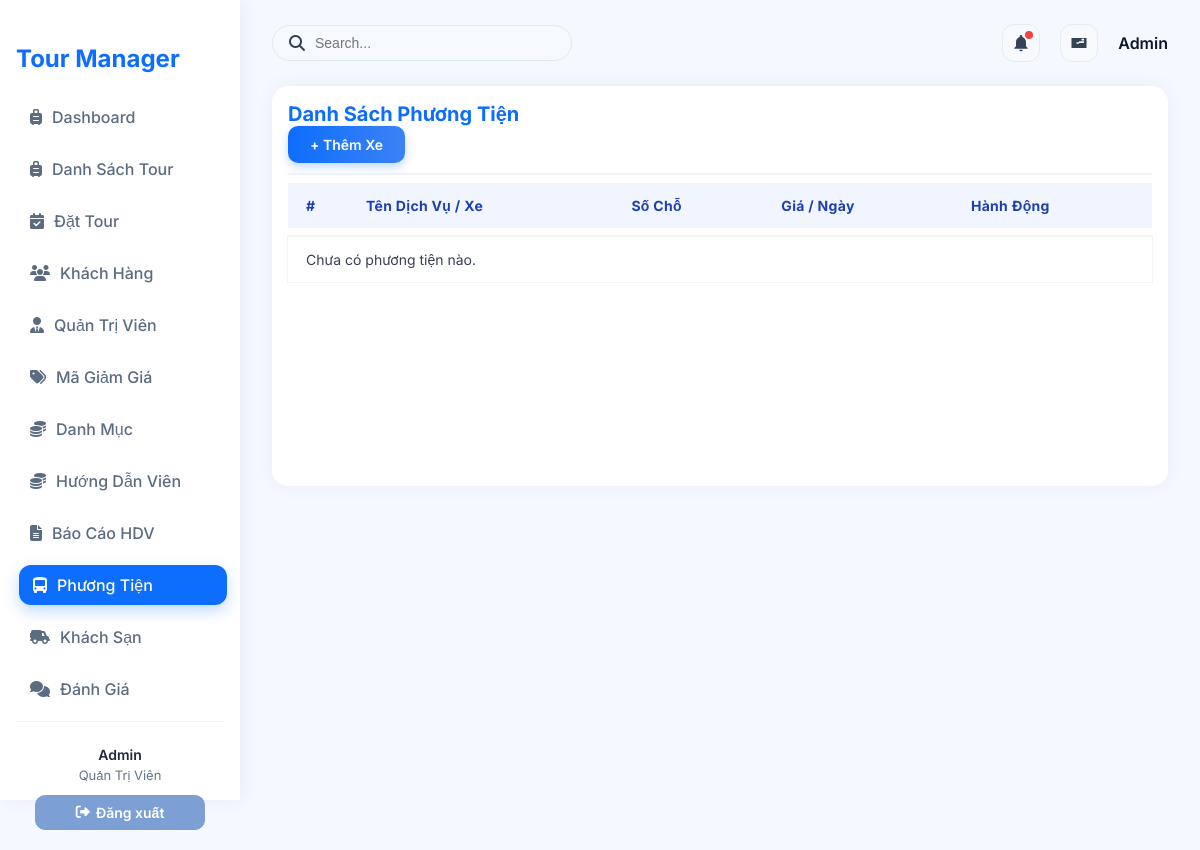
The page /?action=admin-listVehicles (signed in) on the database as committed earlier.
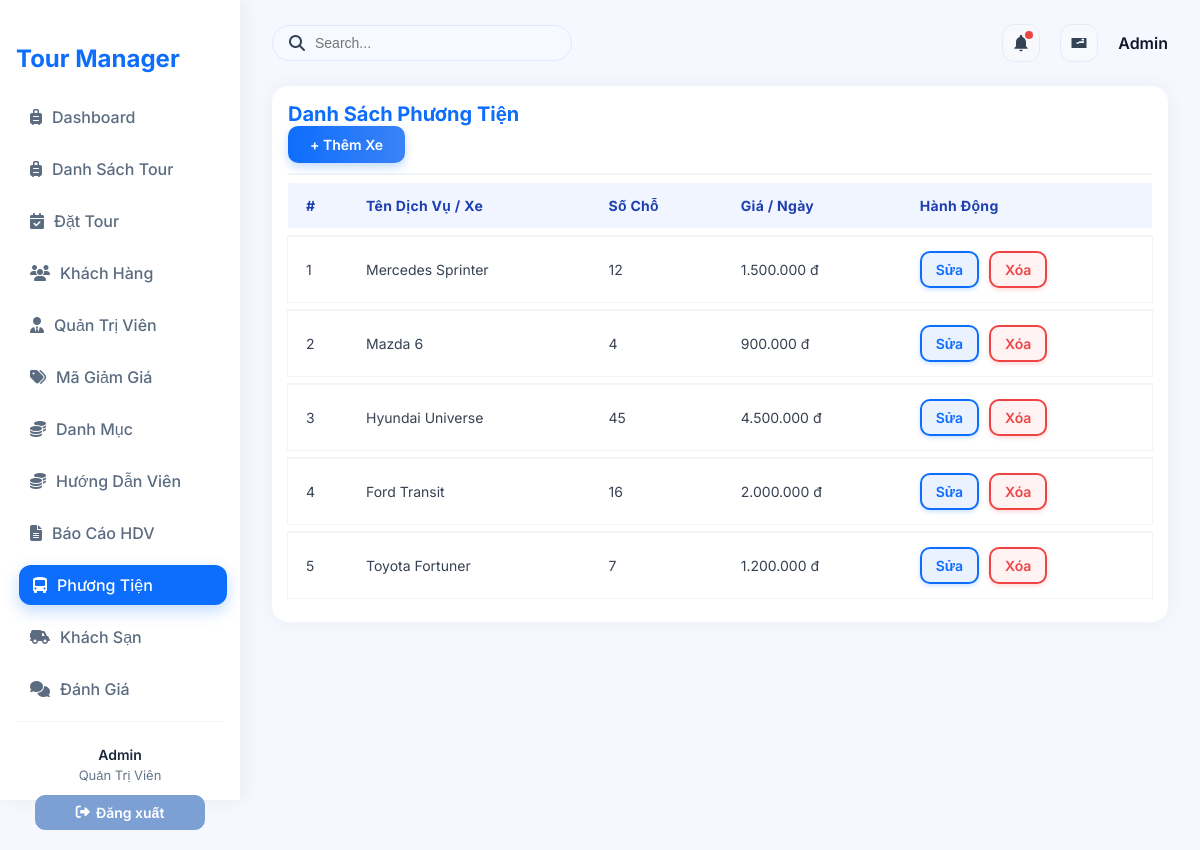
The same page on the database as committed later.
### tables this page shows
CREATE TABLE `vehicles` (
  `vehicle_service_id` int NOT NULL,
  `service_name` varchar(255) DEFAULT NULL,
  `seat` int DEFAULT NULL,
  `price_per_day` decimal(12,2) DEFAULT NULL,
  `description` text
);

### routes/index.php (called while the page is built)
<?php
$action = $_GET['action'] ?? '/';
match ($action) {
    '/' => (new ProductController)->home(),
    'admin' => require './views/admin.php',
    'login' => (new AuthController)->login(),
    'logout' => (new AuthController)->logout(),
    'admin-listTours' => require './views/admin.php',
    'admin-createTours' => require './views/admin.php',
    'admin-updateTours' => require './views/admin.php',
    'admin-listUsers' => require './views/admin.php',
    'admin-createUsers' => require './views/admin.php',
    'admin-updateUsers' => require './views/admin.php',
    'admin-listCategory' => require './views/admin.php',
    'admin-createCategory' => require './views/admin.php',
    'admin-updateCategory' => require './views/admin.php',
    'admin-listCustomer' => require './views/admin.php',
    'admin-createCustomer' => require './views/admin.php',
    'admin-updateCustomer' => require './views/admin.php',
    'admin-listDiscount' => require './views/admin.php',
    'admin-createDiscount' => require './views/admin.php',
    'admin-updateDiscount' => require './views/admin.php',
    'admin-listGuide' => require './views/admin.php',
    'admin-createGuide' => require './views/admin.php',
    'admin-updateGuide' => require './views/admin.php',
    'admin-listTourGuide' => require './views/admin.php',
    'admin-createTourGuide' => require './views/admin.php',
    'admin-updateTourGuide' => require './views/admin.php',
    'admin-listHotel' => require './views/admin.php',
    'admin-createHotel' => require './views/admin.php',
    'admin-updateHotel' => require './views/admin.php',
    'admin-listVehicles' => require './views/admin.php',
    'admin-createVehicles' => require './views/admin.php',
    'admin-updateVehicles' => require './views/admin.php',
    'admin-listReport' => require './views/admin.php',
    'admin-createReport' => require './views/admin.php',
    'admin-updateReport' => require './views/admin.php',
    default => require './views/admin.php',
};

### index.php (called while the page is built, shortened)
<?php
spl_autoload_register(function ($class) {
    $fileName = "$class.php";
    $fileModel              = PATH_MODEL . $fileName;
});
require_once './routes/index.php';

### controllers/VehiclesController.php (called while the page is built, shortened)
<?php
class VehiclesController
{
    private $vehiclesQuery;
    function __construct()
    {
        $this->vehiclesQuery = new VehiclesQuery();
    }
    public function listVehicles()
    {
        $vehicles = $this->vehiclesQuery->getAllVehicles();
        require './views/Vehicles/listVehicles.php';
    }
}
?>

### models/BaseModel.php (called while the page is built, shortened)
<?php
class BaseModel
{
    public function __construct()
    {
        $dsn = sprintf('mysql:host=%s;port=%s;dbname=%s;charset=utf8', DB_HOST, DB_PORT, DB_NAME);
        try {
            $this->pdo = new PDO($dsn, DB_USERNAME, DB_PASSWORD, DB_OPTIONS);
        } catch (PDOException $e) {
            die("Kết nối cơ sở dữ liệu thất bại: {$e->getMessage()}. Vui lòng thử lại sau.");
        }
    }
}

### models/VehiclesQuery.php (called while the page is built, shortened)
<?php
class VehiclesQuery extends BaseModel
{
    public function getAllVehicles()
    {
        $sql = "SELECT * FROM vehicles ORDER BY vehicle_service_id DESC";
        $stmt = $this->pdo->query($sql);
        return $stmt->fetchAll(PDO::FETCH_ASSOC);
    }
}
?>

### views/Vehicles/listVehicles.php (the view)
<div class="main-content p-4">
    <div class="admin-table-container">
        <div class="table-header d-flex justify-content-between align-items-center mb-3">
            <h4 class="fw-bold">Danh Sách Phương Tiện</h4>
            <a href="?action=admin-createVehicles" class="btn btn-primary">+ Thêm Xe</a>
        </div>
        <table class="table table-striped table-hover align-middle text-center">
            <thead class="table-dark">
                <tr>
                    <th width="60">#</th>
                    <th>Tên Dịch Vụ / Xe</th>
                    <th>Số Chỗ</th>
                    <th>Giá / Ngày</th>
                    <th>Hành Động</th>
                </tr>
            </thead>
            <tbody>
                <?php if (!empty($vehicles)): ?>
                <?php foreach ($vehicles as $index => $d): ?>
                <tr>
                    <td><?= $index + 1; ?></td>
                    <td><?= htmlspecialchars($d['service_name']); ?></td>
                    <td><?= htmlspecialchars($d['seat']); ?></td>
                    <td><?= number_format($d['price_per_day'], 0, ',', '.'); ?> đ</td>
                    <td>
                        <a href="?action=admin-updateVehicles&id=<?= $d['vehicle_service_id']; ?>"
                            class="btn btn-sm btn-outline-success px-3">
                            Sửa
                        </a>
                        <a href="?action=admin-deleteVehicles&id=<?= $d['vehicle_service_id']; ?>"
                            class="btn btn-sm btn-outline-danger px-3"
                            onclick="return confirm('Bạn có chắc muốn xóa xe này?')">
                            Xóa
                        </a>
                    </td>
                </tr>
                <?php endforeach; ?>
                <?php else: ?>
                <tr>
                    <td colspan="5" class="text-center">Chưa có phương tiện nào.</td>
                </tr>
                <?php endif; ?>
            </tbody>
        </table>
    </div>
</div>

### views/admin.php (shortened to what this page needs)
<?php
$action = $_GET['action'] ?? '';
$user = $_SESSION['user'];
?>
<!DOCTYPE html>
<html lang="vi">
<head>
    <link rel="stylesheet" href="./assets/css/admin.css">
    <link rel="stylesheet" href="https://cdnjs.cloudflare.com/ajax/libs/font-awesome/6.5.0/css/all.min.css">
    <?php
    switch ($action) {
        case 'admin-listVehicles':
            echo '<link rel="stylesheet" href="assets/css/Vehicles/listVehicles.css">';
            break;
    }
    ?>
</head>
<body>
    <aside class="sidebar">
        <h2>Tour Manager</h2>
        <nav>
            <ul>
                <li>
                    <a href="?action=admin" class="<?= ($action == 'admin') ? 'active' : '' ?>">
                        <i class="fa-solid fa-suitcase-rolling"></i> Dashboard
                    </a>
                </li>
                <li>
                    <a href="?action=admin-listTours"
                        class="<?= ($action == 'admin-listTours' || $action == 'admin-createTour' || $action == 'admin-updateTour') ? 'active' : '' ?>">
                        <i class="fa-solid fa-suitcase-rolling"></i> Danh Sách Tour
                    </a>
                </li>
                <li>
                    <a href="?action=admin-listBooking"
                        class="<?= ($action == 'admin-listBooking' || $action == 'admin-createBooking' || $action == 'admin-updateBooking') ? 'active' : '' ?>">
                        <i class="fa-solid fa-calendar-check"></i> Đặt Tour
                    </a>
                </li>
                <li>
                    <a href="?action=admin-listCustomer"
                        class="<?= ($action == 'admin-listCustomer' || $action == 'admin-createCustomer' || $action == 'admin-updateCustomer') ? 'active' : '' ?>">
                        <i class="fa-solid fa-users"></i> Khách Hàng
                    </a>
                </li>
                <li>
                    <a href="?action=admin-listUsers"
                        class="<?= ($action == 'admin-listUsers' || $action == 'admin-createUser' || $action == 'admin-updateUser') ? 'active' : '' ?>">
                        <i class="fa-solid fa-user-tie"></i> Quản Trị Viên
                    </a>
                </li>
                <li>
                    <a href="?action=admin-listDiscount"
                        class="<?= ($action == 'admin-listDiscount' || $action == 'admin-createDiscount' || $action == 'admin-updateDiscount') ? 'active' : '' ?>">
                        <i class="fa-solid fa-tags"></i> Mã Giảm Giá
                    </a>
                </li>
                <li>
                    <a href="?action=admin-listCategory"
                        class="<?= ($action == 'admin-listCategory' || $action == 'admin-createCategory' || $action == 'admin-updateCategory') ? 'active' : '' ?>">
                        <i class="fa-solid fa-coins"></i> Danh Mục
                    </a>
                </li>
                <li>
                    <a href="?action=admin-listGuide"
                        class="<?= ($action == 'admin-listGuide' || $action == 'admin-createGuide' || $action == 'admin-updateGuide') ? 'active' : '' ?>">
                        <i class="fa-solid fa-coins"></i> Hướng Dẫn Viên
                    </a>
                </li>
                <li>
                    <a href="?action=admin-listReport"
                        class="<?= ($action == 'admin-listReport' || $action == 'admin-createReport' || $action == 'admin-updateReport') ? 'active' : '' ?>">
                        <i class="fa-solid fa-file-lines"></i>
                        Báo Cáo HDV
                    </a>
                </li>
                <li>
                    <a href="?action=admin-listVehicles"
                        class="<?= ($action == 'admin-listVehicles' || $action == 'admin-createVehicles' || $action == 'admin-updateVehicles') ? 'active' : '' ?>">
                        <i class="fa-solid fa-bus-simple"></i> Phương Tiện
                    </a>
                </li>
                <li>
                    <a href="?action=admin-listHotel"
                        class="<?= ($action == 'admin-listHotel' || $action == 'admin-createHotel' || $action == 'admin-updateHotel') ? 'active' : '' ?>">
                        <i class="fa-solid fa-truck-field"></i> Khách Sạn
                    </a>
                </li>
                <li>
                    <a href="#">
                        <i class="fa-solid fa-comments"></i> Đánh Giá
                    </a>
                </li>
            </ul>
        </nav>
        <div class="sidebar-footer">
            <p><?= $user['name'] ?></p>
            <small><?= $user['role'] == "admin" ? "Quản Trị Viên" : "Hướng Dẫn Viên" ?></small>
            <div class="auth-buttons">
                <?php if (empty($user)) { ?>
                <a href="?action=login"><i class="fa-solid fa-right-to-bracket"></i> Đăng nhập</a>
                <?php } else { ?>
                <a href="?action=logout"><i class="fa-solid fa-right-from-bracket"></i> Đăng xuất</a>
                <?php } ?>
            </div>
        </div>
    </aside>
    <main class="main">
        <header class="topbar">
            <form method="GET" style="width: 300px;">
                <div class="searchbar">
                    <i class="fa-solid fa-magnifying-glass"></i>
                    <input type="text" name="keyword" placeholder="Search..." />
                </div>
            </form>
            <div class="topbar-right">
                <button class="tb-btn" aria-label="Notifications">
                    <svg xmlns="http://www.w3.org/2000/svg" fill="currentColor" height="20" viewBox="0 0 24 24"
                        width="20">
                        <path
                            d="M12 22c1.1046 0 2-.8954 2-2h-4c0 1.1046.8954 2 2 2zm6-6v-5c0-3.07-1.64-5.64-4.5-6.32V4c0-.83-.67-1.5-1.5-1.5s-1.5.67-1.5 1.5v.68C7.64 5.36 6 7.92 6 11v5l-2 2v1h16v-1l-2-2z" />
                    </svg>
                    <span class="dot"></span>
                </button>
                <button class="tb-btn" aria-label="Messages">
                    <svg xmlns="http://www.w3.org/2000/svg" fill="currentColor" height="20" viewBox="0 0 24 24"
                        width="20">
                        <path d="M21 6h-18v12h18v-12zm-9 7h-3v-2h3v2zm6-4h-3v-2h3v2zm0 3h-6v-2h6v2z" />
                    </svg>
                </button>
                <div class="tb-user" tabindex="0">
                    <span><?= $user['name'] ?></span>
                </div>
            </div>
        </header>
        <div id="main-content" class="p-3">
            <?php
            switch ($action) {
                case 'admin-listVehicles':
                    (new VehiclesController)->listVehicles();
                    break;
            }
            ?>
        </div>
    </main>
</body>
</html>

### assets/css/admin.css (style rules this page uses)
* { box-sizing: border-box; }
body { font-family: "Inter", sans-serif; margin: 0; padding: 0; background: #f5f9ff; color: #334155; display: flex; height: 100vh; overflow: hidden; }
aside.sidebar { width: 240px; background: #fff; box-shadow: 4px 0 18px rgba(0, 0, 0, 0.05); padding: 24px 16px; display: flex; flex-direction: column; }
aside.sidebar h2 { font-weight: 700; color: #0d6efd; margin-bottom: 24px; user-select: none; }
nav ul { list-style: none; padding-left: 0; margin: 0; flex-grow: 1; }
nav li { margin-bottom: 12px; }
nav a { display: flex; align-items: center; gap: 10px; padding: 10px 14px; text-decoration: none; font-weight: 500; border-radius: 12px; color: #5b6b80; transition: all 0.3s ease; cursor: pointer; }
nav a:hover, nav a.active { background-color: #e9f3ff; color: #0d6efd; transform: translateX(3px); }
nav a.active { background-color: #0d6efd; color: #fff; box-shadow: 0 6px 15px rgba(13, 110, 253, 0.25); }
.sidebar-footer { margin-top: auto; text-align: center; }
.sidebar-footer p { margin: 8px 0 0 0; font-weight: 600; }
.sidebar-footer small { color: #94a3b8; }
main.main { flex-grow: 1; display: flex; flex-direction: column; padding: 24px 32px; overflow-y: auto; }
header.topbar { display: flex; justify-content: space-between; align-items: center; margin-bottom: 24px; }
.searchbar { background: #f6f9ff; border-radius: 9999px; border: 1px solid #dfe8fb; padding: 8px 16px; display: flex; align-items: center; gap: 8px; width: 300px; }
.searchbar input { border: none; background: transparent; outline: none; font-size: 14px; color: #0f172a; width: 100%; }
.topbar-right { display: flex; align-items: center; gap: 20px; }
.tb-btn { background: #f7f9fc; border: 1px solid #e5ecf6; width: 38px; height: 38px; border-radius: 12px; display: grid; place-items: center; color: #344256; cursor: pointer; position: relative; transition: all 0.2s; }
.tb-btn .dot { position: absolute; top: 6px; right: 6px; width: 8px; height: 8px; background: #ef4444; border-radius: 50%; }
.tb-user { display: flex; align-items: center; gap: 8px; cursor: pointer; }
.tb-user span { font-weight: 600; color: #0f172a; user-select: none; }
#main-content { padding: 16px; background: #fff; border-radius: 16px; box-shadow: 0 0 20px rgba(0, 0, 0, 0.05); min-height: 400px; overflow-x: auto; }
.sidebar-footer { text-align: center; padding: 20px 10px; border-top: 1px solid #f1f5f9; }
.sidebar-footer p { font-weight: 600; font-size: 14px; color: #1e293b; margin: 4px 0; }
.sidebar-footer small { display: block; color: #64748b; font-size: 13px; margin-bottom: 12px; }
.sidebar-footer .auth-buttons { display: flex; flex-direction: column; gap: 8px; align-items: center; }
.sidebar-footer .auth-buttons a { display: flex; align-items: center; justify-content: center; gap: 6px; width: 90%; padding: 8px 0; border-radius: 10px; font-weight: 600; font-size: 14px; text-decoration: none; transition: all 0.25s ease; }
.sidebar-footer .auth-buttons a[href*="logout"] { background-color: #7ca0d3; color: #fff; border: 1px solid #7ca0d3; }
.sidebar-footer .auth-buttons i { font-size: 14px; }

Rows that differ between the two databases and show on the page:
added vehicles: service_name "Mercedes Sprinter", seat "12", price_per_day "1.500.000"
added vehicles: service_name "Mazda 6", seat "4", price_per_day "900.000"
added vehicles: service_name "Hyundai Universe", seat "45", price_per_day "4.500.000"
added vehicles: service_name "Ford Transit", seat "16", price_per_day "2.000.000"
added vehicles: service_name "Toyota Fortuner", seat "7", price_per_day "1.200.000"
Other text that changed with them:
text no longer shown: "Chưa có phương tiện nào."
